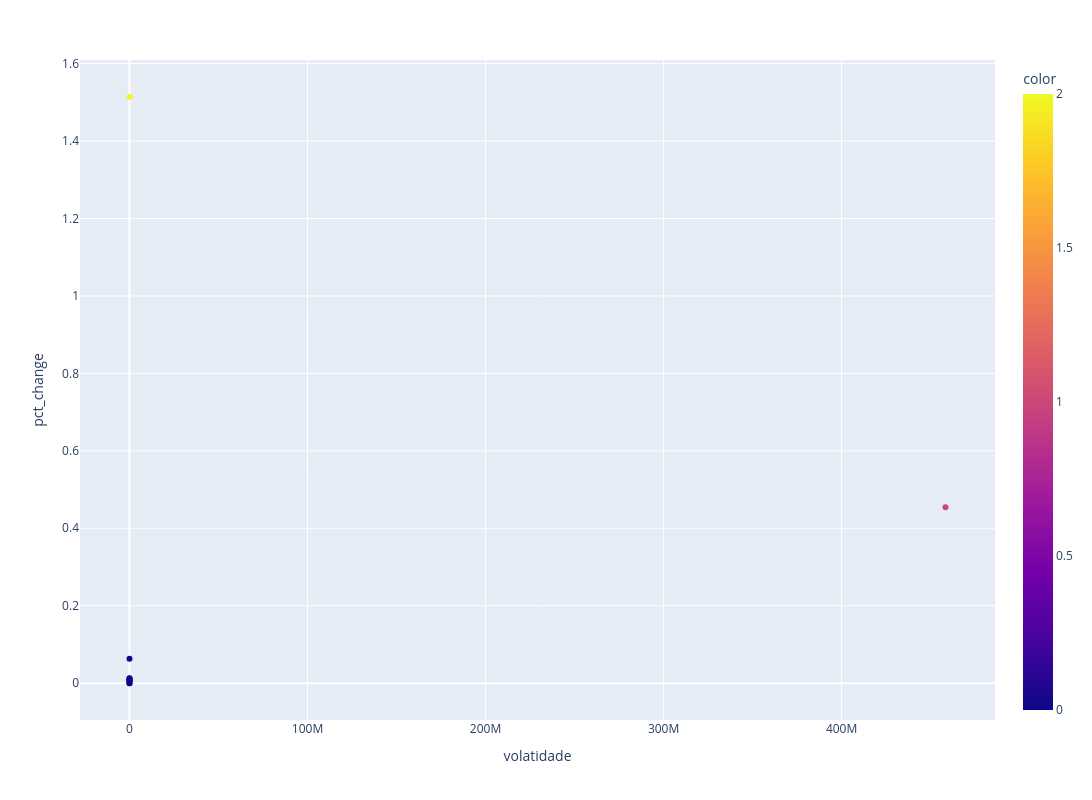

The notebook cell this image was saved under:
### Code cell
kmeans_final = KMeans( n_clusters=3, max_iter=1000, random_state=42).fit(df_preprocessing)
fig = px.scatter(df_cluster, y='pct_change', x='volatidade',color=kmeans_final.labels_, hover_data='pct_change')
fig.update_layout(width=1200,height=800, autosize=False)
fig.update_traces(marker=dict( colorscale='Viridis', showscale=True))
fig.show()

### Figure 1 — Plotly figure (JSON) as saved in the notebook; plotly's stock layout.template omitted (floating-point values rounded to 4 significant figures)
{"data": [{"hovertemplate": "volatidade=%{x}<br>pct_change=%{y}<br>color=%{marker.color}<extra></extra>", "legendgroup": "", "marker": {"color": [0, 0, 0, 0, 0, 0, 0, 2, 0, 0, 1], "coloraxis": "coloraxis", "colorscale": [[0, "#440154"], [0.1111, "#482878"], [0.2222, "#3e4989"], [0.3333, "#31688e"], [0.4444, "#26828e"], [0.5556, "#1f9e89"], [0.6667, "#35b779"], [0.7778, "#6ece58"], [0.8889, "#b5de2b"], [1, "#fde725"]], "showscale": true, "symbol": "circle"}, "mode": "markers", "name": "", "orientation": "v", "showlegend": false, "type": "scatter", "x": [84.53, 28.18, 8.724, 0.1051, 5.423, 0.2761, 7.881, 1736.0, 1.425, 1.069, 458400000.0], "xaxis": "x", "y": [0.01169, 0.0124, 0.008341, 0.007403, -0.0002627, 0.0, 0.006678, 1.514, 0.005114, 0.06309, 0.4541], "yaxis": "y"}], "layout": {"autosize": false, "coloraxis": {"colorbar": {"title": {"text": "color"}}, "colorscale": [[0, "#0d0887"], [0.1111, "#46039f"], [0.2222, "#7201a8"], [0.3333, "#9c179e"], [0.4444, "#bd3786"], [0.5556, "#d8576b"], [0.6667, "#ed7953"], [0.7778, "#fb9f3a"], [0.8889, "#fdca26"], [1, "#f0f921"]]}, "height": 800, "legend": {"tracegroupgap": 0}, "margin": {"t": 60}, "width": 1200, "xaxis": {"anchor": "y", "domain": [0, 1], "title": {"text": "volatidade"}}, "yaxis": {"anchor": "x", "domain": [0, 1], "title": {"text": "pct_change"}}}}
